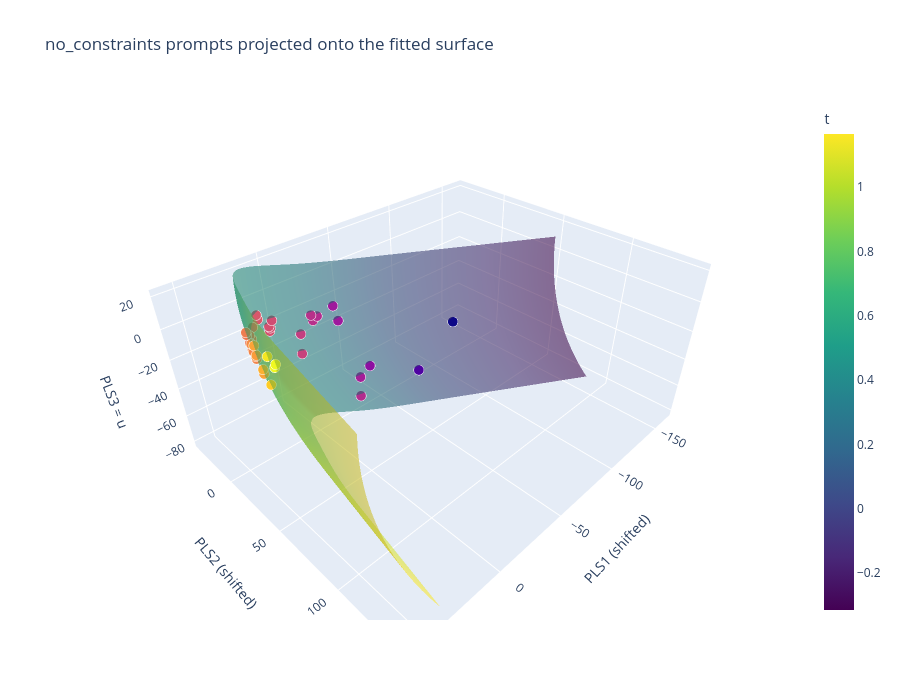

Source (notebook cell):
### Markdown cell above
## The surface, and the points projected onto it

The sheet is the fitted extruded surface. The markers are **not** the rows' PLS
coordinates: each is `S(t, u)`, the nearest point *on* the surface, so every
marker lies exactly on the sheet by construction. Hover carries the task, the
discarded distance, and the predicted class. Everything is drawn in the shifted
frame, which is the frame the surface lives in.

### Code cell
projected = surface.predict(df["t"].to_numpy(float), df["u"].to_numpy(float))
df[["PLS1_on_surface", "PLS2_on_surface", "PLS3_on_surface"]] = projected

u_values = df["u"].to_numpy(float)
u_lo, u_hi = float(np.min(u_values)), float(np.max(u_values))
if not np.isfinite([u_lo, u_hi]).all() or (u_hi - u_lo) < 1e-6:
    u_lo, u_hi = (float(v) for v in surface.training_extrusion_bounds)
pad = 0.15 * max(u_hi - u_lo, 1.0)
u_grid = np.linspace(u_lo - pad, u_hi + pad, 60)
t_grid = np.linspace(*surface.training_parameter_bounds, 200)

grid_x, grid_y, grid_z = surface.grid(t_grid, u_grid)

figure = go.Figure()
figure.add_surface(
    x=grid_x, y=grid_y, z=grid_z,
    surfacecolor=np.broadcast_to(t_grid[:, None], grid_x.shape),
    colorscale="Viridis", opacity=0.55, showscale=True,
    colorbar={"title": "t"},
    name="fitted surface",
    hovertemplate="t=%{surfacecolor:.3f}<br>PLS1=%{x:.2f}<br>PLS2=%{y:.2f}<br>PLS3=%{z:.2f}<extra></extra>",
)
figure.add_scatter3d(
    x=df["PLS1_on_surface"], y=df["PLS2_on_surface"], z=df["PLS3_on_surface"],
    mode="markers",
    marker={"size": 6, "color": df["t"], "colorscale": "Plasma",
            "line": {"width": 1, "color": "white"}},
    name="no_constraints prompts, projected",
    customdata=np.column_stack([
        df["task"], df["t"], df["u"], df["surface_distance"],
        df["horizon_class_label_predicted"], df["predicted_probability"],
    ]),
    hovertemplate=(
        "%{customdata[0]}<br>t=%{customdata[1]:.3f}  u=%{customdata[2]:.2f}"
        "<br>distance to surface=%{customdata[3]:.2f}"
        "<br>predicted: %{customdata[4]} (p=%{customdata[5]:.2f})<extra></extra>"
    ),
)
figure.update_layout(
    scene={"xaxis_title": "PLS1 (shifted)",
           "yaxis_title": "PLS2 (shifted)",
           "zaxis_title": "PLS3 = u"},
    title="no_constraints prompts projected onto the fitted surface",
    autosize=True, width=None, height=700,
    legend={"orientation": "h", "yanchor": "bottom", "y": -0.08},
)
figure.show()

print("distance discarded by the projection: mean %.3f, max %.3f"
      % (df["surface_distance"].mean(), df["surface_distance"].max()))

### Figure 1 — Plotly figure (JSON) as saved in the notebook; plotly's stock layout.template omitted (floating-point values rounded to 4 significant figures; data arrays with more than 128 entries replaced by an {"elided": "..."} marker saying what was removed)
{"data": [{"colorbar": {"title": {"text": "t"}}, "colorscale": [[0, "#440154"], [0.1111, "#482878"], [0.2222, "#3e4989"], [0.3333, "#31688e"], [0.4444, "#26828e"], [0.5556, "#1f9e89"], [0.6667, "#35b779"], [0.7778, "#6ece58"], [0.8889, "#b5de2b"], [1, "#fde725"]], "hovertemplate": "t=%{surfacecolor:.3f}<br>PLS1=%{x:.2f}<br>PLS2=%{y:.2f}<br>PLS3=%{z:.2f}<extra></extra>", "name": "fitted surface", "opacity": 0.55, "showscale": true, "surfacecolor": {"elided": "200x60 float values"}, "type": "surface", "x": {"elided": "200x60 float values"}, "y": {"elided": "200x60 float values"}, "z": {"elided": "200x60 float values"}}, {"customdata": {"elided": "37x6 mixed values"}, "hovertemplate": "%{customdata[0]}<br>t=%{customdata[1]:.3f}  u=%{customdata[2]:.2f}<br>distance to surface=%{customdata[3]:.2f}<br>predicted: %{customdata[4]} (p=%{customdata[5]:.2f})<extra></extra>", "marker": {"color": [0.08059, 0.4912, 0.2471, 0.6858, 0.3144, 0.6673, 0.4809, 0.5741, 0.6399, 0.8604, 0.7554, 0.9714, 0.7339, 0.6939, 0.7546, 0.964, 0.6606, 0.9263, 0.6163, 0.2937, 0.6244, 0.4957, 0.5171, 0.4246, 0.3625, 0.5171, 0.4934, 0.4439, 0.3632, 0.5445, 0.7909, 0.2974, 0.5793, 0.6606, -0.05555, 0.3802, 0.3788], "colorscale": [[0, "#0d0887"], [0.1111, "#46039f"], [0.2222, "#7201a8"], [0.3333, "#9c179e"], [0.4444, "#bd3786"], [0.5556, "#d8576b"], [0.6667, "#ed7953"], [0.7778, "#fb9f3a"], [0.8889, "#fdca26"], [1, "#f0f921"]], "line": {"color": "white", "width": 1}, "size": 6}, "mode": "markers", "name": "no_constraints prompts, projected", "type": "scatter3d", "x": [-61.86, 7.562, -35.97, 30.25, -30.08, 28.57, 6.031, 19.87, 27.02, 38.29, 34.36, 42.91, 33.07, 30.39, 33.46, 42.71, 27.54, 40.98, 24.45, -24.21, 25.6, 8.164, 12.49, -5.43, -14.72, 12.61, 8.048, -4.087, -28.76, 16.48, 35.71, -23.24, 20.75, 28.15, -83.54, -11.95, -12.39], "y": [25.31, -26.51, 8.776, -7.392, 5.971, -9.894, -26.13, -27.53, -17.72, 22.85, 4.247, 40.59, 2.003, -4.429, 7.475, 38.84, -10.16, 29.9, -21.03, -3.28, -20.53, -26.61, -30.37, -15.58, -10.27, -30.89, -26.99, -15.11, 6.446, -30.44, 11.91, -5.48, -27.56, -11.5, 33.96, -12.37, -11.51], "z": [-56.31, -16.79, -48.24, -8.364, -55.35, -15.43, -12.12, -19.41, -7.173, -15.25, -1.921, 8.93, -9.677, -14.88, -18.88, 6.165, -20.91, 7.169, -16.91, -15.55, -10.8, -18.75, -10.53, -21.99, -11.28, -7.805, -15.81, -35.23, -69.36, -14.22, -12.56, -5.924, -16.58, -14.83, -25.95, -10.38, -13.81]}], "layout": {"autosize": true, "height": 700, "legend": {"orientation": "h", "y": -0.08, "yanchor": "bottom"}, "scene": {"xaxis": {"title": {"text": "PLS1 (shifted)"}}, "yaxis": {"title": {"text": "PLS2 (shifted)"}}, "zaxis": {"title": {"text": "PLS3 = u"}}}, "title": {"text": "no_constraints prompts projected onto the fitted surface"}}}
